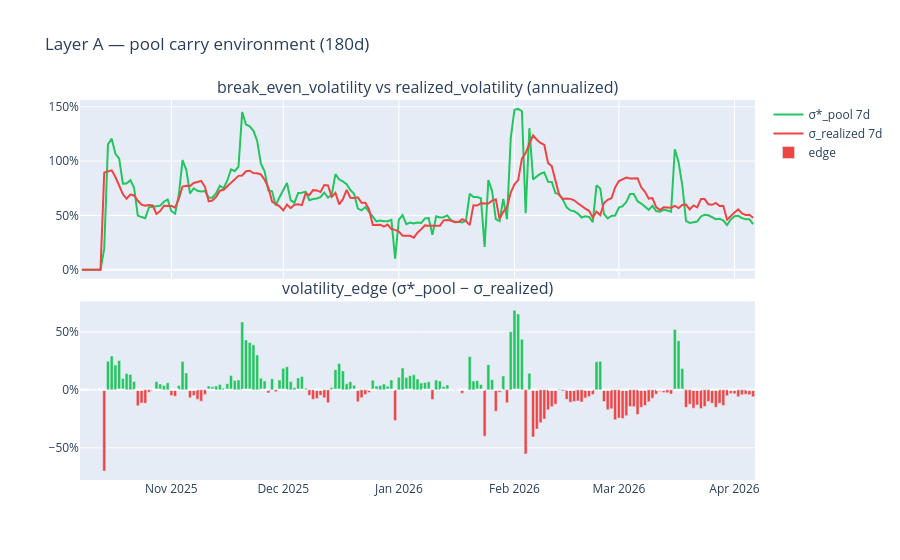

Write notebook code for a chart like this one.
### Markdown cell above
## §2 — Layer A : volatility_edge time-series

### Code cell
fig = make_subplots(rows=2, cols=1, shared_xaxes=True, vertical_spacing=0.06,
    subplot_titles=("break_even_volatility vs realized_volatility (annualized)",
                    "volatility_edge (σ*_pool − σ_realized)"))
days = pool["date"]
fig.add_trace(go.Scatter(x=days, y=pool["break_even_volatility_annual_7d_window"],
                          name="σ*_pool 7d", line=dict(color="#22c55e", width=2)), row=1, col=1)
fig.add_trace(go.Scatter(x=days, y=pool["realized_volatility_annual_7d_window"],
                          name="σ_realized 7d", line=dict(color="#ef4444", width=2)), row=1, col=1)
fig.add_trace(go.Bar(x=days, y=pool["volatility_edge_7d"],
                      marker_color=["#22c55e" if e is not None and e > 0 else "#ef4444" for e in pool["volatility_edge_7d"]],
                      name="edge"), row=2, col=1)
fig.add_hline(y=0, line_dash="dash", line_color="white", row=2, col=1)
fig.update_yaxes(tickformat=".0%", row=1, col=1)
fig.update_yaxes(tickformat=".0%", row=2, col=1)
fig.update_layout(height=560, title_text="Layer A — pool carry environment (180d)")
fig.show()

mean_edge = float(pool["volatility_edge_7d"].dropna().mean())
days_pos = int((pool["volatility_edge_7d"] > 0).sum())
days_total = int(pool["volatility_edge_7d"].notna().sum())
print(f"mean edge_7d         : {mean_edge:+.2%}")
print(f"days edge > 0        : {days_pos} / {days_total}  ({days_pos/max(days_total,1):.1%})")

### Figure 1 — Plotly figure (JSON) as saved in the notebook; plotly's stock layout.template omitted (floating-point values rounded to 4 significant figures; data arrays with more than 128 entries replaced by an {"elided": "..."} marker saying what was removed)
{"data": [{"line": {"color": "#22c55e", "width": 2}, "name": "σ*_pool 7d", "type": "scatter", "x": {"elided": "181 str values"}, "xaxis": "x", "y": {"elided": "181 float values"}, "yaxis": "y"}, {"line": {"color": "#ef4444", "width": 2}, "name": "σ_realized 7d", "type": "scatter", "x": {"elided": "181 str values"}, "xaxis": "x", "y": {"elided": "181 float values"}, "yaxis": "y"}, {"marker": {"color": {"elided": "181 str values"}}, "name": "edge", "type": "bar", "x": {"elided": "181 str values"}, "xaxis": "x2", "y": {"elided": "181 float values"}, "yaxis": "y2"}], "layout": {"annotations": [{"font": {"size": 16}, "showarrow": false, "text": "break_even_volatility vs realized_volatility (annualized)", "x": 0.5, "xanchor": "center", "xref": "paper", "y": 1, "yanchor": "bottom", "yref": "paper"}, {"font": {"size": 16}, "showarrow": false, "text": "volatility_edge (σ*_pool − σ_realized)", "x": 0.5, "xanchor": "center", "xref": "paper", "y": 0.47, "yanchor": "bottom", "yref": "paper"}], "height": 560, "shapes": [{"line": {"color": "white", "dash": "dash"}, "type": "line", "x0": 0, "x1": 1, "xref": "x2 domain", "y0": 0, "y1": 0, "yref": "y2"}], "title": {"text": "Layer A — pool carry environment (180d)"}, "xaxis": {"anchor": "y", "domain": [0, 1], "matches": "x2", "showticklabels": false}, "xaxis2": {"anchor": "y2", "domain": [0, 1]}, "yaxis": {"anchor": "x", "domain": [0.53, 1], "tickformat": ".0%"}, "yaxis2": {"anchor": "x2", "domain": [0, 0.47], "tickformat": ".0%"}}}
